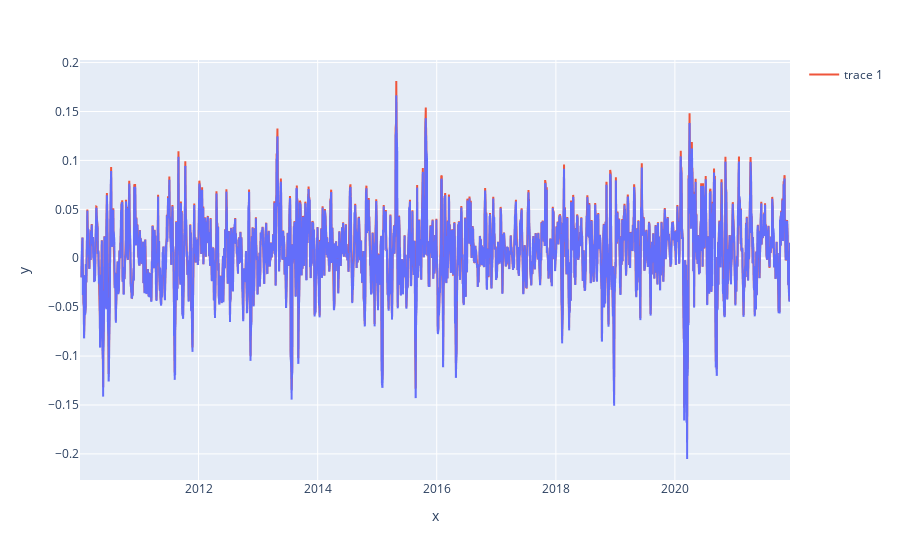

Notebook code cell kept with this figure:
### Code cell
# Adjusting returns by log
returns_log = returns_weekly.adjClose.apply(lambda x: math.log(1+x))
fig = px.line(x=returns_weekly.index, y=returns_log)#
fig.add_scatter(x=returns_weekly.index, y=returns_weekly.adjClose, mode='lines')

fig.show()

### Figure 1 — Plotly figure (JSON) as saved in the notebook; plotly's stock layout.template omitted (floating-point values rounded to 4 significant figures; data arrays with more than 128 entries replaced by an {"elided": "..."} marker saying what was removed)
{"data": [{"hovertemplate": "x=%{x}<br>y=%{y}<extra></extra>", "legendgroup": "", "line": {"color": "#636efa", "dash": "solid"}, "mode": "lines", "name": "", "showlegend": false, "type": "scattergl", "x": {"elided": "3004 str values"}, "xaxis": "x", "y": {"elided": "3004 float values"}, "yaxis": "y"}, {"mode": "lines", "type": "scatter", "x": {"elided": "3004 str values"}, "y": {"elided": "3004 float values"}}], "layout": {"legend": {"tracegroupgap": 0}, "margin": {"t": 60}, "xaxis": {"anchor": "y", "domain": [0, 1], "title": {"text": "x"}}, "yaxis": {"anchor": "x", "domain": [0, 1], "title": {"text": "y"}}}}
